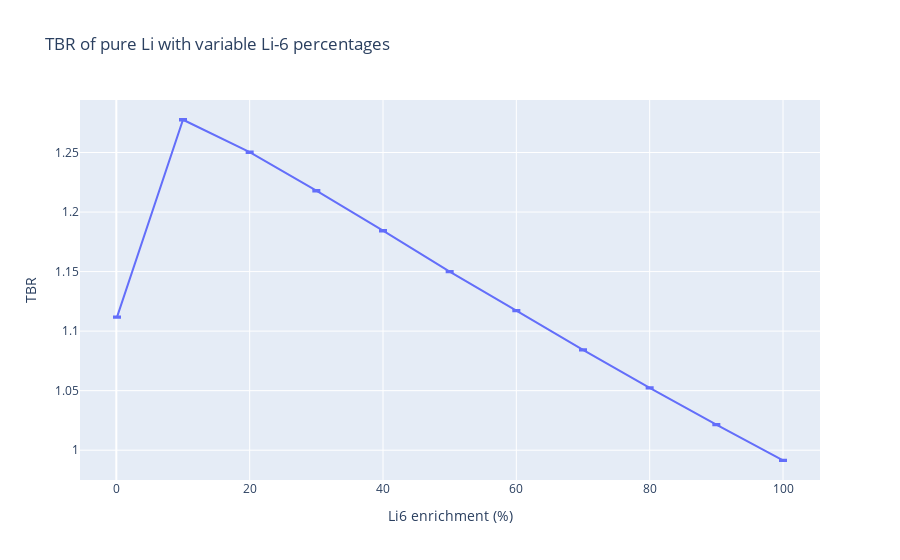

Notebook cell for this chart:
### Code cell
import plotly.graph_objects as go

fig = go.Figure()

fig.add_trace(
 
  go.Scatter(
    x=[entry['enrichment'] for entry in results],
        y=[entry['tbr_tally_result'] for entry in results],
        mode='lines',
        error_y={'array': [entry['tbr_tally_std_dev'] for entry in results]},
        )

 )

fig.update_layout(
    title="TBR of pure Li with variable Li-6 percentages",
    xaxis_title="Li6 enrichment (%)",
    yaxis_title="TBR"
)

fig.show()

### Figure 1 — Plotly figure (JSON) as saved in the notebook; plotly's stock layout.template omitted (floating-point values rounded to 4 significant figures)
{"data": [{"error_y": {"array": [0.0005939, 0.0006363, 0.0006365, 0.0006123, 0.0006171, 0.0005658, 0.0005047, 0.0005093, 0.000483, 0.0004999, 0.0004827]}, "mode": "lines", "type": "scatter", "x": [0.1, 10, 20, 30, 40, 50, 60, 70, 80, 90, 100], "y": [1.112, 1.278, 1.25, 1.218, 1.184, 1.15, 1.117, 1.084, 1.052, 1.021, 0.9914]}], "layout": {"title": {"text": "TBR of pure Li with variable Li-6 percentages"}, "xaxis": {"title": {"text": "Li6 enrichment (%)"}}, "yaxis": {"title": {"text": "TBR"}}}}
